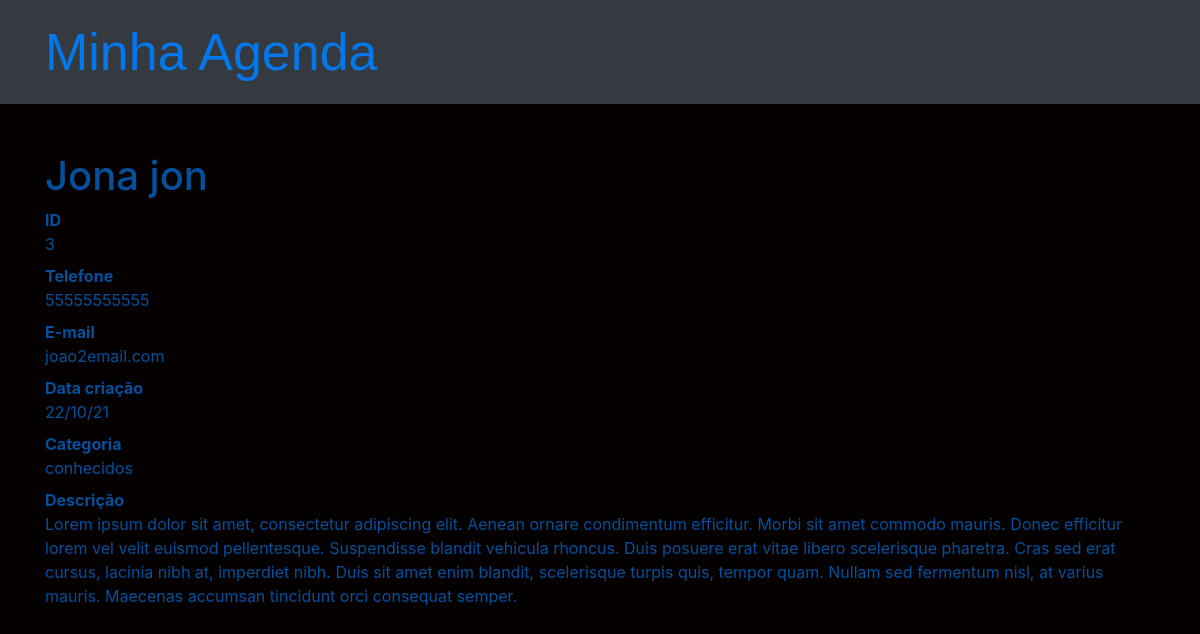
Before: /3 with the older database file.
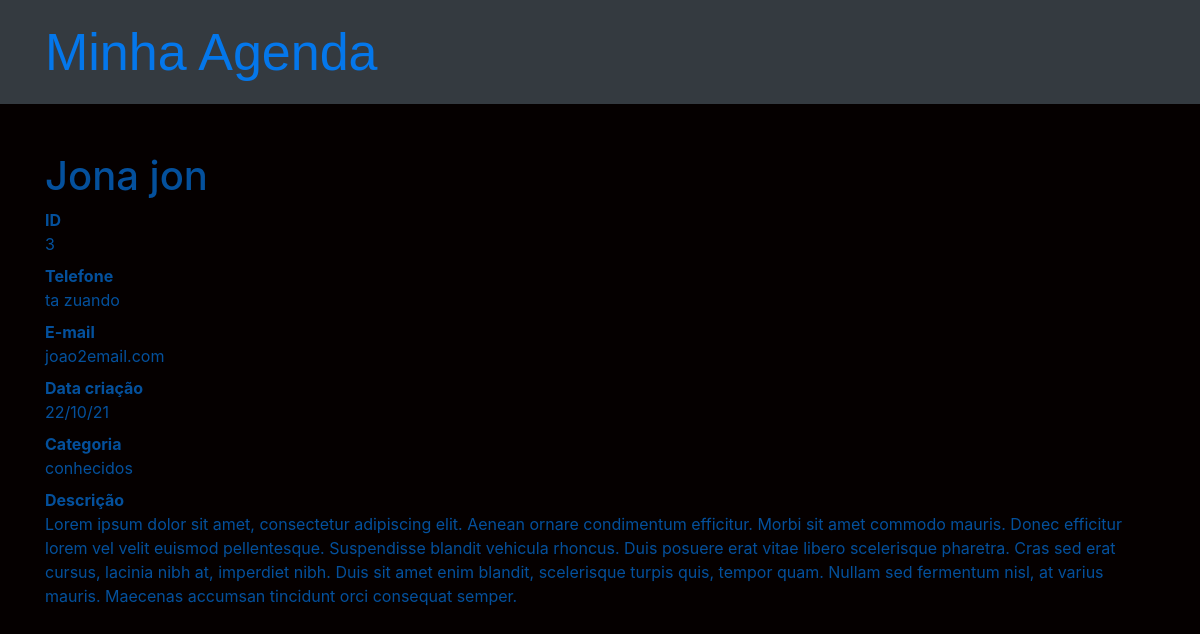
After: the same page with the newer database file.
### contatos/models.py (models this page shows, shortened)
class Contato(models.Model):
    nome = models.CharField(max_length=255)
    sobrenome = models.CharField(
        max_length=255, blank=True)  # campo não obrigatório
    telefone = models.CharField(max_length=255)
    email = models.CharField(max_length=255, blank=True)
    data_criacao = models.DateTimeField(default=timezone.now)
    descricao = models.TextField(max_length=300, blank=True)
    categoria = models.ForeignKey(Categoria, on_delete=models.DO_NOTHING)
    mostrar = models.BooleanField(default=True)

class Categoria(models.Model):
    nome = models.CharField(max_length=255)
    def __str__(self):
        return self.nome

### contatos/views.py (the view)
# urls.py: path('<int:contato_id>', views.ver_contato, name='ver_contato'),
def ver_contato(request, contato_id):
    contato = get_object_or_404(Contato, id=contato_id)
    return render(request, 'contatos/ver_contato.html', {
        'contato': contato
    })

### contatos/templates/contatos/ver_contato.html
{% extends 'base.html' %}
{%block conteudo%}
<h1 class="mt-5">{{contato.nome}} {{contato.sobrenome}}</h1>
<dl>
    <dt>ID</dt>
    <dd>{{contato.id}}</dd>
    <dt>Telefone</dt>
    <dd>{{contato.telefone}}</dd>
    <dt>E-mail</dt>
    <dd>{{contato.email}}</dd>
    <dt>Data criação</dt>
    <dd>{{contato.data_criacao | date:'d/m/y'}}</dd>
    <dt>Categoria</dt>
    <dd>{{contato.categoria}}</dd>
    <dt>Descrição</dt>
    <dd>
        Lorem ipsum dolor sit amet, consectetur adipiscing elit. Aenean ornare condimentum efficitur. Morbi sit amet
        commodo mauris. Donec efficitur lorem vel velit euismod pellentesque. Suspendisse blandit vehicula rhoncus.
        Duis posuere erat vitae libero scelerisque pharetra. Cras sed erat cursus, lacinia nibh at, imperdiet nibh.
        Duis sit amet enim blandit, scelerisque turpis quis, tempor quam. Nullam sed fermentum nisl, at varius
        mauris. Maecenas accumsan tincidunt orci consequat semper.
    </dd>
</dl>
{%endblock%}

### templates/base.html (shortened to what this page needs)
{% load static %}
<!DOCTYPE html>
<html lang="pt">
<head>
    {% include 'parciais/_head.html' %}
</head>
<body>
    {%include 'parciais/_nav.html'%}
  <div class="container">
    <div class="row">
      <div class="col-lg-12">
        {%block conteudo%} {% endblock %}
      </div>
    </div>
  </div>
</body>
</html>

### templates/parciais/_head.html (shortened to what this page needs)
{%load static%}
<link href="{% static 'vendor/bootstrap/css/bootstrap.css'%}" rel="stylesheet">

### templates/parciais/_nav.html (shortened to what this page needs)
{%load static%}
<nav class="navbar navbar-expand-lg navbar-dark bg-dark static-top">
    <div class="container">
        <a class="navbar-brand" href={%url 'index' %}>Minha Agenda</a>
    </div>
</nav>

Changed rows visible on the page:
changed Contato "Jona": telefone "55555555555" → "ta zuando"
